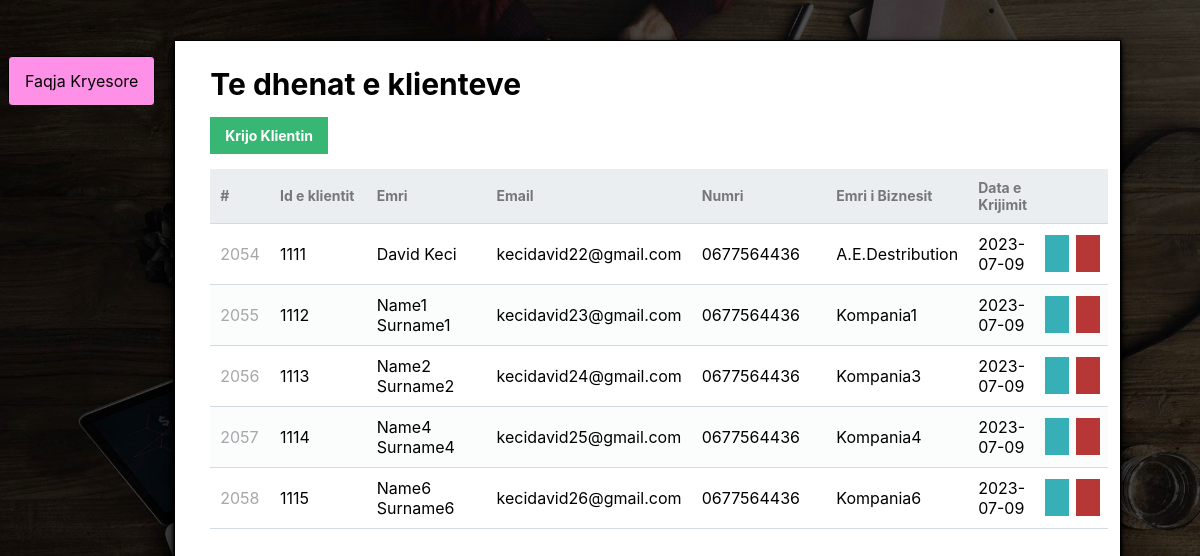
/CreateUser/readUser.php, run on the app's committed database.
### tables this page shows
CREATE TABLE `klienti` (
  `id` int(11) NOT NULL,
  `name` varchar(80) NOT NULL,
  `email` varchar(80) NOT NULL,
  `phone` varchar(30) NOT NULL,
  `company_name` varchar(80) NOT NULL,
  `date` date NOT NULL,
  `client_id` varchar(80) NOT NULL
);

### CreateUser/readUser.php (the view, shortened to what this page needs)
<?php
$conn = require __DIR__ . '/../Database/database.php';
$query = "SELECT * FROM klienti";
$result = $conn->query($query);
if ($result) {
    $contacts = $result->fetch_all(MYSQLI_ASSOC);
} else {
    echo "Error: " . $conn->error;
}
?>
<!DOCTYPE html>
<html lang="en">
<head>
    <link rel="stylesheet" href="../css/login_register_css/user.css">
</head>
<body>
<button id="Home"> Faqja Kryesore</button>
<div class="content read">
	<h2 style="font-size: 30px; margin-bottom: 0;">Te dhenat e klienteve</h2>
	<a href="./createUser.php" class="create-contact">Krijo Klientin</a>
	<table class="tableee">
        <thead>
            <tr>
                <td style="position: relative;
    width: 5%;">#</td >
                <td class="INPUTS">Id e klientit</td >
                <td class="INPUTS">Emri</td >
                <td class="INPUTS">Email</td >
                <td class="INPUTS">Numri</td >
                <td class="INPUTS">Emri i Biznesit</td >
                <td class="INPUTS">Data e Krijimit</td >
                <td class="INPUTS"></td>
            </tr>
        </thead>
        <tbody>
            <?php foreach ($contacts as $contact): ?>
            <tr>
                <td style="position: relative; width: 5%;"><?= $contact['id'] ?></td>
                <td class="INPUTS"><?= $contact['client_id'] ?></td>
                <td class="INPUTS"><?= $contact['name'] ?></td>
                <td class="INPUTS"><?= $contact['email'] ?></td>
                <td class="INPUTS"><?= $contact['phone'] ?></td>
                <td class="INPUTS"><?= $contact['company_name'] ?></td>
                <td class="INPUTS"><?= $contact['date'] ?></td>
                <td class="actions INPUTS">
<div style="width: 90%; display:flex;">
<?php if (!empty($contact) && isset($contact['id'])): ?>
    <a style="margin-right: 7px;"href="./update.php?id=<?= $contact['id']; ?>" class="edit">
    </a>
<?php endif; ?>
<a href="../CreateUser/delete.php?id=<?= isset($contact['id']) ? $contact['id'] : ''; ?>" class="trash">
</a>
</div>
                </td>
            </tr>
            <?php endforeach; ?>
        </tbody>
    </table>
</div>
</body>
</html>

### css/login_register_css/user.css (style rules this page uses)
* { box-sizing: border-box; font-family: -apple-system, BlinkMacSystemFont, "segoe ui", roboto, oxygen, ubuntu, cantarell, "fira sans", "droid sans", "helvetica neue", Arial, sans-serif; font-size: 16px; -webkit-font-smoothing: antialiased; -moz-osx-font-smoothing: grayscale; }
.INPUTS { position: relative; width: 20%; }
.read .create-contact { display: inline-block; text-decoration: none; background-color: #38b673; font-weight: bold; font-size: 14px; color: #FFFFFF; padding: 10px 15px; margin: 15px 0; }
.read table { position: relative; width: 100%; padding-top: 30px; border-collapse: collapse; }
.read table thead { position: relative; width: 90%; background-color: #ebeef1; border-bottom: 1px solid #d3dae0; }
.read table thead td { padding: 10px; font-weight: bold; color: #767779; font-size: 14px; }
.read table tbody tr { border-bottom: 1px solid #d3dae0; }
.read table tbody tr:nth-child(even) { background-color: #fbfcfc; }
.read table tbody tr td { padding: 10px; }
.read table tbody tr td:nth-child(1) { color: #a5a7a9; }
.read table tbody tr td.actions { padding: 8px; text-align: right; }
.read table tbody tr td.actions .edit, .read table tbody tr td.actions .trash { display: inline-flex; text-align: right; text-decoration: none; color: #FFFFFF; padding: 10px 12px; }
.read table tbody tr td.actions .trash { background-color: #b73737; }
.read table tbody tr td.actions .edit { background-color: #37afb7; }
.read { width: 80%; padding-left: 2%; padding-right: 1%; align-items: center; margin-left: 11%; }
.tableee { align-items: center; width: 100%s; }
body { background-image: url("../back.jpg"); background-size: cover; background-repeat: no-repeat; height: 100%; }
#Home { position: absolute; top: 7%; outline: 0; grid-gap: 8px; align-items: center; background-color: #ff90e8; color: #000; border: 1px solid #000; border-radius: 4px; cursor: pointer; display: inline-flex; flex-shrink: 0; font-size: 16px; gap: 8px; justify-content: center; line-height: 1.5; overflow: hidden; padding: 12px 16px; text-decoration: none; text-overflow: ellipsis; transition: all .14s ease-out; white-space: nowrap; }
.content { padding-left: 3%; margin-left: 14%; margin-top: 40px; border: 1px solid black; height: 90vh; background-color: white; width: 80%; overflow: scroll; box-shadow: 0px 1px 2px rgba(0,0,0,1), 0px 2px 4px rgba(0,0,0,2), 0px 4px 8px rgba(0,0,0,0.5), 0px 8px 16px rgba(0,0,0,0.5); }

### data on the page
klienti: id "2054", client "1111", name "David Keci", email "kecidavid22@gmail.com", phone "0677564436", company_name "A.E.Destribution", date "2023-07-09"
klienti: id "2055", client "1112", name "Name1 Surname1", email "kecidavid23@gmail.com", phone "0677564436", company_name "Kompania1", date "2023-07-09"
klienti: id "2056", client "1113", name "Name2 Surname2", email "kecidavid24@gmail.com", phone "0677564436", company_name "Kompania3", date "2023-07-09"
klienti: id "2057", client "1114", name "Name4 Surname4", email "kecidavid25@gmail.com", phone "0677564436", company_name "Kompania4", date "2023-07-09"
klienti: id "2058", client "1115", name "Name6 Surname6", email "kecidavid26@gmail.com", phone "0677564436", company_name "Kompania6", date "2023-07-09"
